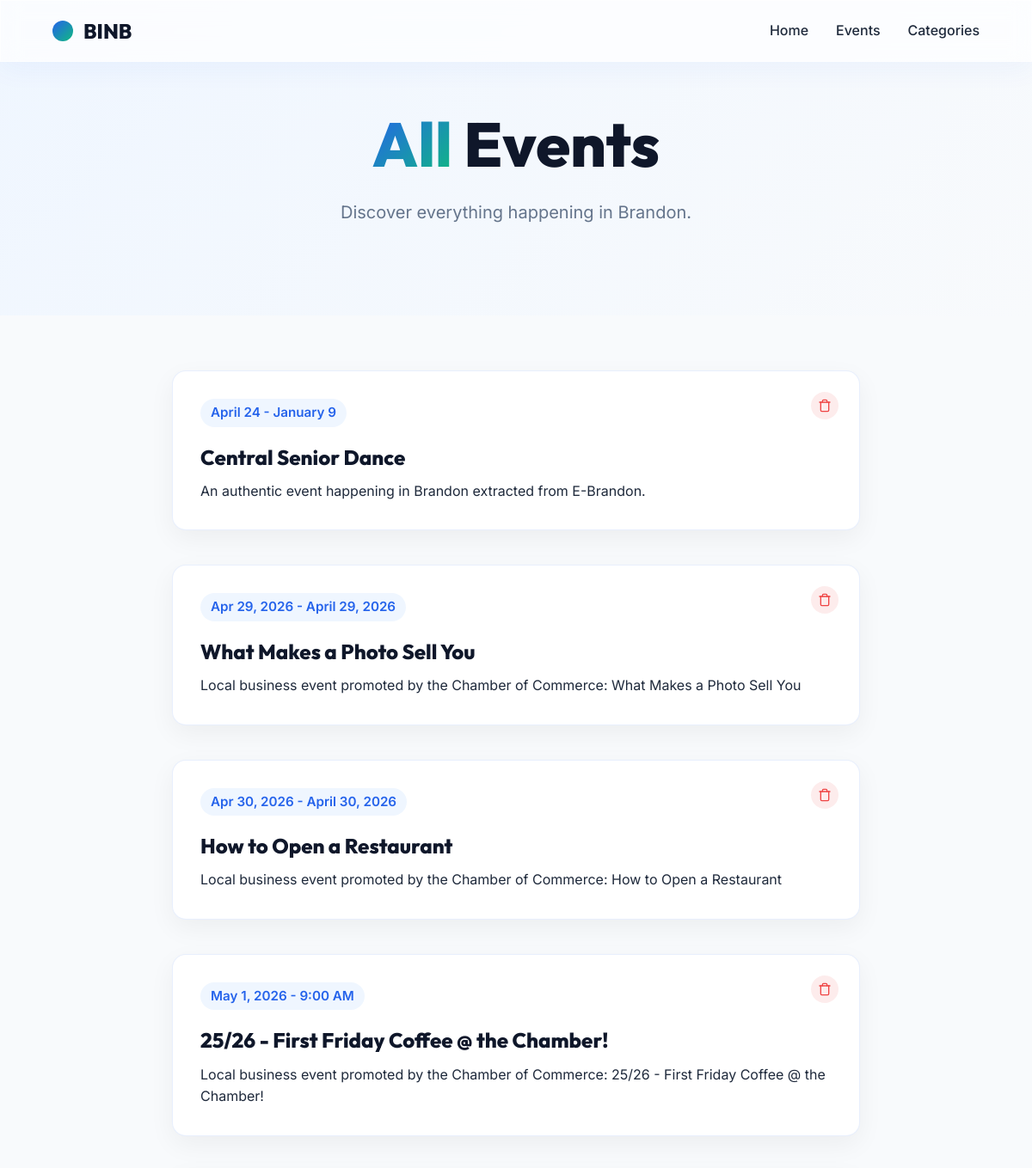
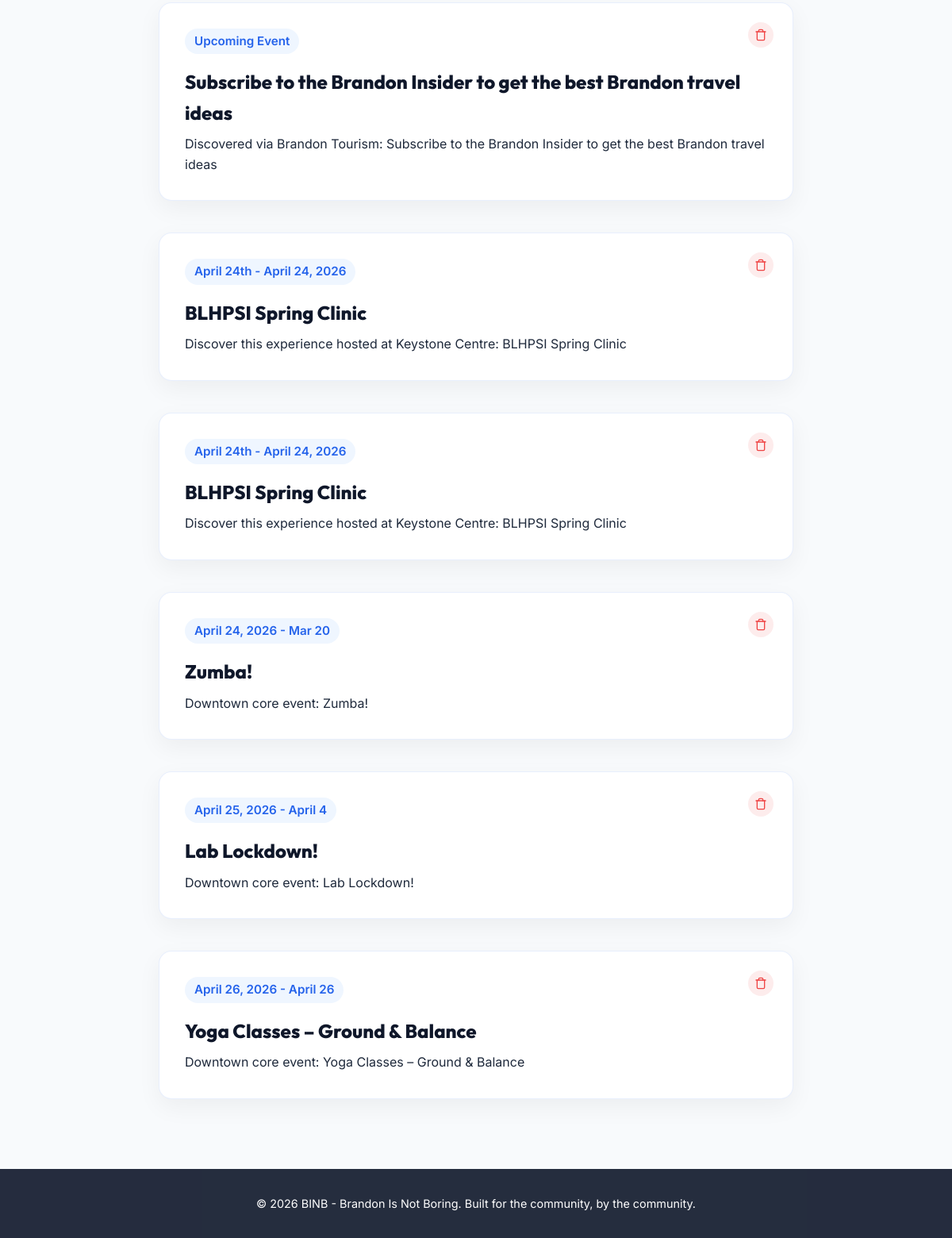
The app's page /events with its own data (2 pictures, top to bottom).
### tables this page shows
CREATE TABLE events (
            id INTEGER PRIMARY KEY AUTOINCREMENT,
            title TEXT NOT NULL,
            description TEXT NOT NULL,
            category TEXT NOT NULL,
            date_time TEXT NOT NULL
        );

### app.py (the view)
@app.route('/events')
def all_events():
    conn = get_db_connection()
    events = conn.execute('SELECT * FROM events').fetchall()
    conn.close()
    return render_template('category.html', category_name='All', events=events)

### app.py (called while the page is built)
def get_db_connection():
    conn = sqlite3.connect('events.db')
    conn.row_factory = sqlite3.Row
    return conn

### templates/category.html (shortened to what this page needs)
<!DOCTYPE html>
<html lang="en">
<head>
    <link rel="stylesheet" href="{{ url_for('static', filename='css/style.css') }}">
</head>
<body>
    <nav class="navbar glass">
        <div class="logo">
            <span class="logo-mark"></span>
            <h1>BINB</h1>
        </div>
        <ul class="nav-links">
            <li><a href="/">Home</a></li>
            <li><a href="/#events">Events</a></li>
            <li><a href="/#categories">Categories</a></li>
        </ul>
    </nav>
    <header class="category-hero">
        <h1 class="hero-title"><span class="gradient-text">{{ category_name }}</span> Events</h1>
        {% if category_name == 'All' %}
        <p class="hero-subtitle">Discover everything happening in Brandon.</p>
        {% else %}
        <p class="hero-subtitle">Discover the best {{ category_name.lower() }} happening in Brandon.</p>
        {% endif %}
    </header>
    <section class="events-container">
        {% if events %}
            <div class="grid" style="grid-template-columns: 1fr; max-width: 800px; gap: 1rem;">
            {% for event in events %}
                <div class="event-card" id="event-{{ event.id }}">
                    <button class="delete-btn" onclick="deleteEvent({{ event.id }})" aria-label="Delete Event">
                    </button>
                    <div class="event-time">{{ event.date_time }}</div>
                    <h3>{{ event.title }}</h3>
                    <p>{{ event.description }}</p>
                </div>
            {% endfor %}
            </div>
        {% endif %}
    </section>
    <footer>
        <p>&copy; 2026 BINB - Brandon Is Not Boring. Built for the community, by the community.</p>
    </footer>
</body>
</html>

### static/css/style.css (style rules this page uses)
:root { --primary-blue: #2563EB; --dark-blue: #0F172A; --light-blue: #EFF6FF; --accent-green: #10B981; --light-green: #D1FAE5; --white: #FFFFFF; --off-white: #F8FAFC; --text-main: #1E293B; --text-muted: #64748B; --radius: 16px; --transition: 0.3s cubic-bezier(0.4, 0, 0.2, 1); }
* { margin: 0; padding: 0; box-sizing: border-box; }
body { font-family: 'Inter', sans-serif; color: var(--text-main); background-color: var(--off-white); line-height: 1.6; overflow-x: hidden; }
h1, h2, h3, .logo h1 { font-family: 'Outfit', sans-serif; font-weight: 800; }
.gradient-text { background: linear-gradient(135deg, var(--primary-blue), var(--accent-green)); -webkit-background-clip: text; -webkit-text-fill-color: transparent; display: inline-block; }
a { text-decoration: none; color: inherit; transition: var(--transition); }
.glass { background: rgba(255, 255, 255, 0.7); backdrop-filter: blur(12px); -webkit-backdrop-filter: blur(12px); border: 1px solid rgba(255, 255, 255, 0.5); box-shadow: 0 8px 32px rgba(37, 99, 235, 0.05); }
.navbar { display: flex; justify-content: space-between; align-items: center; padding: 1rem 5%; position: fixed; top: 0; left: 0; right: 0; z-index: 1000; }
.logo { display: flex; align-items: center; gap: 0.75rem; }
.logo-mark { width: 24px; height: 24px; background: linear-gradient(135deg, var(--primary-blue), var(--accent-green)); border-radius: 50%; }
.logo h1 { font-size: 1.5rem; color: var(--dark-blue); }
.nav-links { list-style: none; display: flex; align-items: center; gap: 2rem; font-weight: 500; }
.hero-title { font-size: 4.5rem; line-height: 1.1; color: var(--dark-blue); margin-bottom: 1.5rem; }
.hero-subtitle { font-size: 1.25rem; color: var(--text-muted); margin-bottom: 2.5rem; }
.grid { display: grid; grid-template-columns: repeat(auto-fit, minmax(240px, 1fr)); gap: 2rem; max-width: 1200px; margin: 0 auto; }
footer { text-align: center; padding: 2rem; background: var(--dark-blue); color: var(--white); font-size: 0.9rem; opacity: 0.9; }

### templates/category.html (style rules this page uses)
.category-hero { padding: 8rem 5% 4rem; text-align: center; background: linear-gradient(135deg, var(--light-blue), var(--off-white)); }
.events-container { padding: 4rem 5%; max-width: 1200px; margin: 0 auto; }
.event-card { background: var(--white); border-radius: var(--radius); padding: 2rem; margin-bottom: 1.5rem; box-shadow: 0 10px 30px rgba(0,0,0,0.05); border: 1px solid rgba(37, 99, 235, 0.1); transition: var(--transition); display: block; position: relative; }
.delete-btn { position: absolute; top: 1.5rem; right: 1.5rem; background: rgba(239, 68, 68, 0.1); border: none; color: #ef4444; width: 32px; height: 32px; border-radius: 50%; display: flex; align-items: center; justify-content: center; cursor: pointer; transition: var(--transition); }
.event-card h3 { font-size: 1.5rem; color: var(--dark-blue); margin-bottom: 0.5rem; }
.event-time { font-weight: 600; color: var(--primary-blue); margin-bottom: 1rem; font-size: 0.95rem; display: inline-block; background: var(--light-blue); padding: 0.25rem 0.75rem; border-radius: 99px; }

### records on screen
events: date_time "April 24 - January 9", title "Central Senior Dance", description "An authentic event happening in Brandon extracted from E-Brandon."
events: date_time "Apr 29, 2026 - April 29, 2026", title "What Makes a Photo Sell You", description "Local business event promoted by the Chamber of Commerce: What Makes a Photo Sell You"
events: date_time "Apr 30, 2026 - April 30, 2026", title "How to Open a Restaurant", description "Local business event promoted by the Chamber of Commerce: How to Open a Restaurant"
events: date_time "May 1, 2026 - 9:00 AM", title "25/26 - First Friday Coffee @ the Chamber!", description "Local business event promoted by the Chamber of Commerce: 25/26 - First Friday Coffee @ the Chamber!"
events: date_time "Upcoming Event", title "Subscribe to the Brandon Insider to get the best Brandon travel ideas", description "Discovered via Brandon Tourism: Subscribe to the Brandon Insider to get the best Brandon travel ideas"
events: date_time "April 24th - April 24, 2026", title "BLHPSI Spring Clinic", description "Discover this experience hosted at Keystone Centre: BLHPSI Spring Clinic"
events: date_time "April 24th - April 24, 2026", title "BLHPSI Spring Clinic", description "Discover this experience hosted at Keystone Centre: BLHPSI Spring Clinic"
events: date_time "April 24, 2026 - Mar 20", title "Zumba!", description "Downtown core event: Zumba!"
events: date_time "April 25, 2026 - April 4", title "Lab Lockdown!", description "Downtown core event: Lab Lockdown!"
events: date_time "April 26, 2026 - April 26", title "Yoga Classes – Ground & Balance", description "Downtown core event: Yoga Classes – Ground & Balance"

### other values on screen
{{ category_name }} "All"
